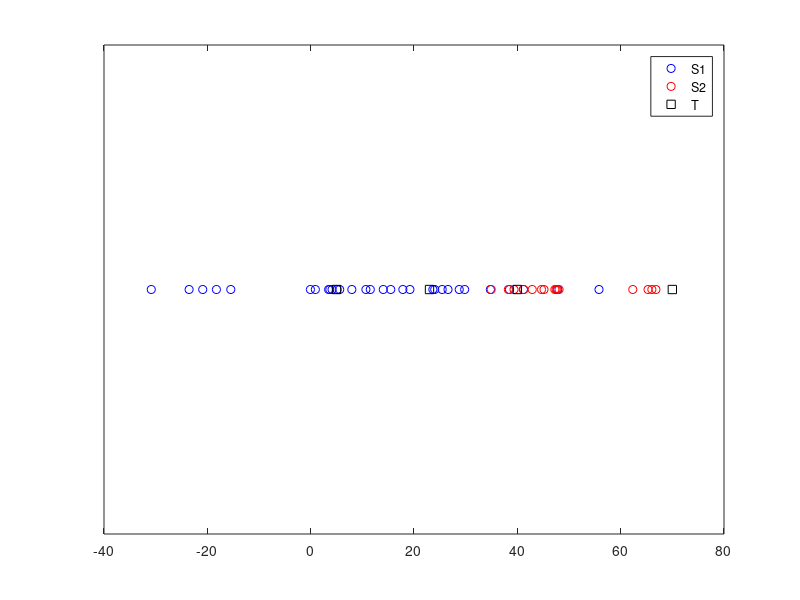
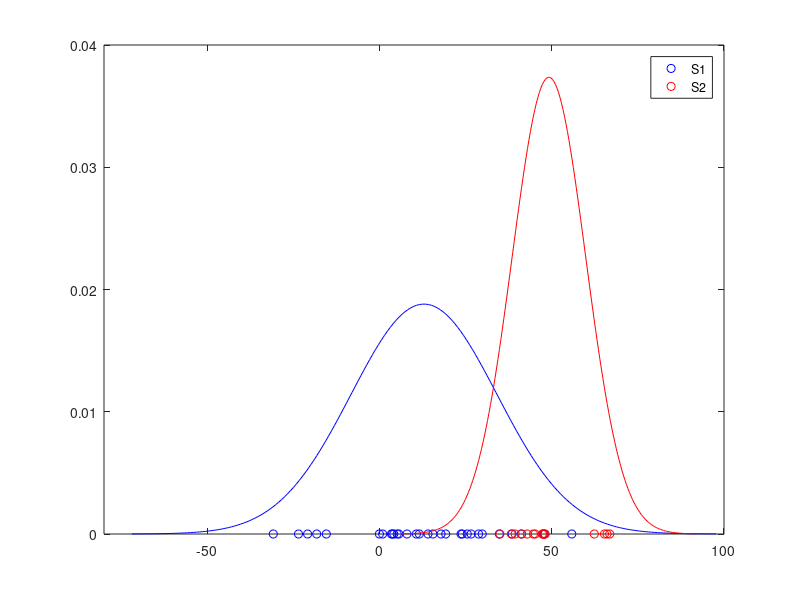
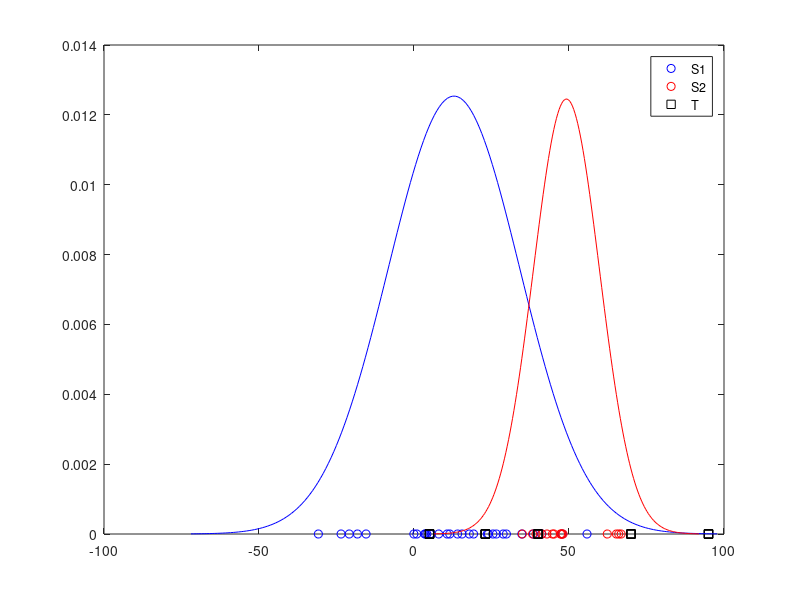

These figures' MATLAB source, in order: (Note: this script raises an error after producing the figures.)
function [decisionCriterion, misClassification] = ex1()


load('normdist(1).mat');

%plot S1 and S2
figure(1);
plot(S1, zeros(length(S1),1), 'bo');
hold on;
plot(S2, zeros(length(S2),1), 'ro');
hold on;
plot(T, zeros(length(T),1), 'ks');
legend('S1','S2','T');
set(gca, 'YTick', 0:0:0);
set(gca, 'YTickLabel', {'','',''});
axis([-40 80 -0.1 0.1]);


%plot gaussian functions

figure(2);

plot(S1, zeros(length(S1),1), 'bo');
hold on;
plot(S2, zeros(length(S2),1), 'ro');

maxEst=mle(S1);
muS1=maxEst(1);
sgS1=maxEst(2);
xS1=linspace(muS1-4*sgS1,muS1+4*sgS1,200);
pdfS1=1/sqrt(2*pi)/sgS1*exp(-(xS1-muS1).^2/(2*sgS1^2));
plot(xS1,pdfS1,'b');
axis([-80 100 0 0.04]);

maxEst=mle(S2);
muS2=maxEst(1);
sgS2=maxEst(2);
xS2=linspace(muS2-4*sgS2,muS2+4*sgS2,200);
pdfS2=1/sqrt(2*pi)/sgS2*exp(-(xS2-muS2).^2/(2*sgS2^2));
plot(xS2,pdfS2,'r');


legend('S1','S2');

%calculate prior probabilities
P_1 = length(S1)/(length(S1) + length(S2));
P_2 = length(S2)/(length(S1) + length(S2));

%plot probabilities multiplied by prior probabilities
figure(3)

plot(S1, zeros(length(S1),1), 'bo');
hold on;
plot(S2, zeros(length(S2),1), 'ro');
plot(T, zeros(length(T)), 'ks');

plot(xS1,pdfS1.*P_1, 'b');
plot(xS2,pdfS2.*P_2, 'r');


legend('S1','S2','T');

%solve the equation
syms x;
a = solve(1/(sqrt(2*pi)*sgS1)*exp(-(x-muS1).^2/(2*sgS1^2))*P_1 == 1/(sqrt(2*pi)*sgS2)*exp(-(x-muS2).^2/(2*sgS2^2)) * P_2, x);
decisionCriterion = eval(a);
decisionCriterion = decisionCriterion(1);

misClassification = sum(S1>decisionCriterion) + sum(S2<=decisionCriterion)
end
